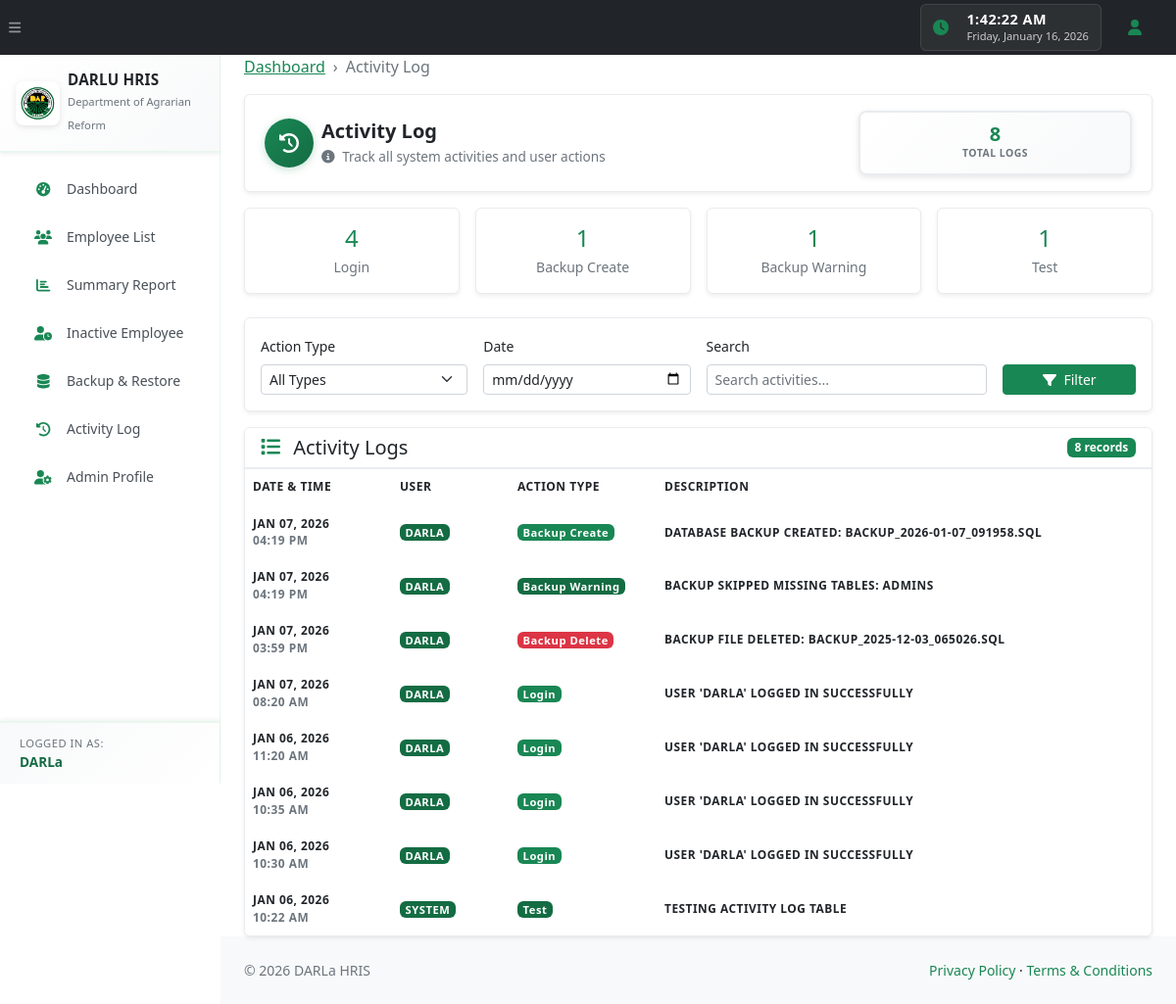
The page /activity_log.php (signed in) on the database as committed earlier.
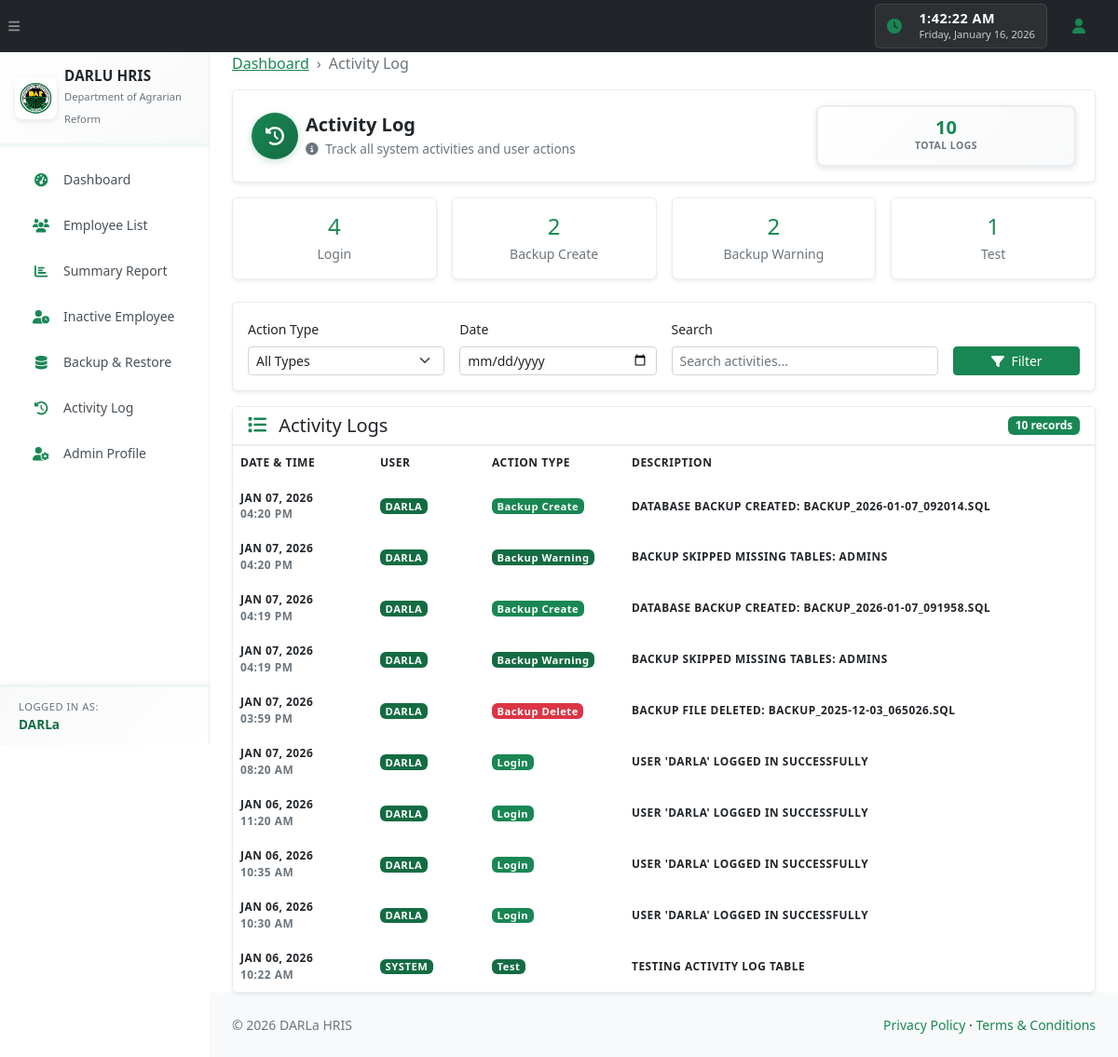
The same page on the database as committed later.
### tables this page shows
CREATE TABLE `activity_logs` (
  `id` int(10) unsigned NOT NULL AUTO_INCREMENT,
  `user_id` varchar(50) NOT NULL,
  `action_type` varchar(100) NOT NULL,
  `action_description` text NOT NULL,
  `table_name` varchar(100) DEFAULT NULL,
  `record_id` int(10) unsigned DEFAULT NULL,
  `ip_address` varchar(45) DEFAULT NULL,
  `user_agent` text DEFAULT NULL,
  `created_at` timestamp NOT NULL DEFAULT current_timestamp(),
  PRIMARY KEY (`id`),
  KEY `idx_user` (`user_id`),
  KEY `idx_action_type` (`action_type`),
  KEY `idx_created_at` (`created_at`),
  KEY `idx_table_record` (`table_name`,`record_id`)
);

### activity_log.php (the view, shortened to what this page needs)
<?php
require_once 'db.php';
try {
    $pdo->query("SELECT 1 FROM activity_logs LIMIT 1");
} catch (PDOException $e) {
    $pdo->exec("
        CREATE TABLE IF NOT EXISTS activity_logs (
            id INT UNSIGNED AUTO_INCREMENT PRIMARY KEY,
            user_id VARCHAR(50) NOT NULL,
            action_type VARCHAR(100) NOT NULL,
            action_description TEXT NOT NULL,
            table_name VARCHAR(100) DEFAULT NULL,
            record_id INT UNSIGNED DEFAULT NULL,
            user_agent TEXT DEFAULT NULL,
            created_at TIMESTAMP DEFAULT CURRENT_TIMESTAMP,
            INDEX idx_user (user_id),
            INDEX idx_action_type (action_type),
            INDEX idx_created_at (created_at),
            INDEX idx_table_record (table_name, record_id)
        )
    ");
}
$filterType = $_GET['type'] ?? 'all';
$filterDate = $_GET['date'] ?? '';
$searchQuery = $_GET['search'] ?? '';
$page = max(1, intval($_GET['page'] ?? 1));
$perPage = 50;
$offset = ($page - 1) * $perPage;
$whereConditions = [];
$whereClause = !empty($whereConditions) ? 'WHERE ' . implode(' AND ', $whereConditions) : '';
$countStmt = $pdo->prepare("SELECT COUNT(*) FROM activity_logs $whereClause");
$countStmt->execute();
$totalRecords = $countStmt->fetchColumn();
$stmt = $pdo->prepare("
    SELECT * FROM activity_logs
    $whereClause
    ORDER BY created_at DESC
    LIMIT :limit OFFSET :offset
");
$stmt->bindValue(':limit', $perPage, PDO::PARAM_INT);
$stmt->bindValue(':offset', $offset, PDO::PARAM_INT);
$stmt->execute();
$logs = $stmt->fetchAll();
$statsStmt = $pdo->query("
    SELECT
        action_type,
        COUNT(*) as count
    FROM activity_logs
    GROUP BY action_type
    ORDER BY count DESC
");
$stats = $statsStmt->fetchAll();
require_once 'header.php';
?>
<ol class="breadcrumb mb-3">
    <li class="breadcrumb-item"><a href="index.php">Dashboard</a></li>
    <li class="breadcrumb-item active">Activity Log</li>
</ol>
<div class="card border-0 shadow-sm mb-3 professional-header-card compact-header">
    <div class="card-body p-3">
        <div class="row align-items-center">
            <div class="col-md-8">
                <div class="d-flex align-items-center">
                    <div class="directory-avatar me-2">
                        <div class="avatar-circle compact-avatar">
                            <i class="fas fa-history"></i>
                        </div>
                    </div>
                    <div>
                        <h1 class="h4 mb-0 fw-bold text-dark">Activity Log</h1>
                        <p class="text-muted mb-0 small">
                            <i class="fas fa-info-circle me-1"></i>
                            Track all system activities and user actions
                        </p>
                    </div>
                </div>
            </div>
            <div class="col-md-4 text-md-end mt-2 mt-md-0">
                <div class="stat-box-compact">
                    <div class="stat-number-compact"><?= number_format($totalRecords) ?></div>
                    <div class="stat-label-compact">Total Logs</div>
                </div>
            </div>
        </div>
    </div>
</div>
<div class="row g-3 mb-4">
    <?php foreach (array_slice($stats, 0, 4) as $stat): ?>
        <div class="col-md-3">
            <div class="card border-0 shadow-sm">
                <div class="card-body text-center">
                    <div class="h4 mb-1 text-primary"><?= number_format($stat['count']) ?></div>
                    <div class="small text-muted text-capitalize"><?= htmlspecialchars(str_replace('_', ' ', $stat['action_type'])) ?></div>
                </div>
            </div>
        </div>
    <?php endforeach; ?>
</div>
<div class="card border-0 shadow-sm mb-3">
    <div class="card-body">
        <form method="get" class="row g-3">
            <div class="col-md-3">
                <label for="type" class="form-label small">Action Type</label>
                <select class="form-select form-select-sm" id="type" name="type">
                    <option value="all" <?= $filterType === 'all' ? 'selected' : '' ?>>All Types</option>
                </select>
            </div>
            <div class="col-md-3">
                <label for="date" class="form-label small">Date</label>
                <input type="date" class="form-control form-control-sm" id="date" name="date" value="<?= htmlspecialchars($filterDate) ?>">
            </div>
            <div class="col-md-4">
                <label for="search" class="form-label small">Search</label>
                <input type="text" class="form-control form-control-sm" id="search" name="search"
                       value="<?= htmlspecialchars($searchQuery) ?>" placeholder="Search activities...">
            </div>
            <div class="col-md-2 d-flex align-items-end">
                <button type="submit" class="btn btn-primary btn-sm w-100">
                    <i class="fas fa-filter me-1"></i> Filter
                </button>
            </div>
        </form>
    </div>
</div>
<div class="card border-0 shadow-sm">
    <div class="card-header bg-white border-bottom d-flex justify-content-between align-items-center">
        <h5 class="card-title mb-0">
            <i class="fas fa-list me-2 text-primary"></i>
            Activity Logs
        </h5>
        <span class="badge bg-primary"><?= number_format($totalRecords) ?> records</span>
    </div>
    <div class="card-body p-0">
        <?php if (empty($logs)): ?>
            <div class="text-center py-5">
                <i class="fas fa-inbox fa-3x text-muted mb-3 d-block"></i>
                <p class="text-muted mb-0">No activity logs found.</p>
            </div>
        <?php else: ?>
            <div class="table-responsive">
                <table class="employee-table">
                    <thead>
                    <tr>
                        <th style="width: 150px;">Date & Time</th>
                        <th style="width: 120px;">User</th>
                        <th style="width: 150px;">Action Type</th>
                        <th>Description</th>
                    </tr>
                    </thead>
                    <tbody>
                    <?php foreach ($logs as $log): ?>
                        <tr>
                            <td>
                                <div class="small">
                                    <div class="fw-bold"><?= date('M d, Y', strtotime($log['created_at'])) ?></div>
                                    <div class="text-muted"><?= date('h:i A', strtotime($log['created_at'])) ?></div>
                                </div>
                            </td>
                            <td>
                                <span class="badge bg-secondary"><?= htmlspecialchars($log['user_id']) ?></span>
                            </td>
                            <td>
                                <?php
                                $typeColors = [
                                    'login' => 'success',
                                    'logout' => 'secondary',
                                    'employee_create' => 'primary',
                                    'employee_update' => 'info',
                                    'employee_delete' => 'danger',
                                    'backup_create' => 'success',
                                    'backup_restore' => 'warning',
                                    'backup_delete' => 'danger',
                                    'event_create' => 'primary',
                                    'event_update' => 'info',
                                    'event_delete' => 'danger',
                                    'profile_update' => 'info',
                                    'password_change' => 'warning'
                                ];
                                $color = $typeColors[$log['action_type']] ?? 'secondary';
                                ?>
                                <span class="badge bg-<?= $color ?> text-capitalize">
                                    <?= htmlspecialchars(str_replace('_', ' ', $log['action_type'])) ?>
                                </span>
                            </td>
                            <td>
                                <div class="small">
                                    <?= htmlspecialchars($log['action_description']) ?>
                                </div>
                            </td>
                        </tr>
                    <?php endforeach; ?>
                    </tbody>
                </table>
            </div>
        <?php endif; ?>
    </div>
</div>
<?php
require_once 'footer.php';
?>

### header.php (shortened to what this page needs)
<?php
$adminUsername = $_SESSION['admin_username'] ?? 'Admin';
?>
<!DOCTYPE html>
<html lang="en">
<head>
    <link href="https://cdn.jsdelivr.net/npm/bootstrap@5.3.3/dist/css/bootstrap.min.css" rel="stylesheet">
    <link rel="stylesheet" href="css/employee.css">
    <link href="https://cdn.jsdelivr.net/npm/simple-datatables@7.1.2/dist/style.min.css" rel="stylesheet">
    <link href="startbootstrap-sb-admin-gh-pages/css/styles.css" rel="stylesheet">
    <link rel="stylesheet" href="css/employee.css">
</head>
<body class="sb-nav-fixed">
<nav class="sb-topnav navbar navbar-expand navbar-dark bg-dark">
    <button class="btn btn-link btn-sm order-1 order-lg-0 me-4 me-lg-0" id="sidebarToggle" href="#!">
        <i class="fas fa-bars"></i>
    </button>
    <div class="ms-auto me-3 d-none d-md-flex align-items-center">
        <div class="system-clock-wrapper">
            <i class="fas fa-clock me-2 text-success"></i>
            <div class="clock-display">
                <div class="clock-time" id="current-time">--:--:-- --</div>
                <div class="clock-date" id="current-date">-- --, ----</div>
            </div>
        </div>
    </div>
    <ul class="navbar-nav ms-auto ms-md-0 me-3 me-lg-4">
        <li class="nav-item dropdown">
            <a class="nav-link" id="navbarDropdown" href="#" role="button"
               data-bs-toggle="dropdown" aria-expanded="false">
                <i class="fas fa-user fa-fw"></i>
            </a>
        </li>
    </ul>
</nav>
<div id="layoutSidenav">
    <div id="layoutSidenav_nav">
        <nav class="sb-sidenav accordion sb-sidenav-light" id="sidenavAccordion">
            <div class="sb-sidenav-brand">
                <div class="d-flex align-items-center px-3 py-3">
                    <img src="BG-DAR1-removebg-preview.png" alt="DAR Logo" class="sidebar-logo me-2">
                    <div>
                        <div class="fw-bold text-dark">DARLU HRIS</div>
                        <small class="text-muted">Department of Agrarian Reform</small>
                    </div>
                </div>
            </div>
            <div class="sb-sidenav-menu">
                <div class="nav">
                    <a class="nav-link" href="index.php">
                        <div class="sb-nav-link-icon"><i class="fas fa-tachometer-alt"></i></div>
                        Dashboard
                    </a>
                    <a class="nav-link" href="employee_directory.php">
                        <div class="sb-nav-link-icon"><i class="fas fa-users"></i></div>
                        Employee List
                    </a>
                    <a class="nav-link" href="employee_summary_report.php">
                        <div class="sb-nav-link-icon"><i class="fas fa-chart-bar"></i></div>
                        Summary Report
                    </a>
                    <a class="nav-link" href="retired_employees.php">
                        <div class="sb-nav-link-icon"><i class="fas fa-user-clock"></i></div>
                        Inactive Employee
                    </a>
                    <a class="nav-link" href="backup_restore.php">
                        <div class="sb-nav-link-icon"><i class="fas fa-database"></i></div>
                        Backup &amp; Restore
                    </a>
                    <a class="nav-link" href="activity_log.php">
                        <div class="sb-nav-link-icon"><i class="fas fa-history"></i></div>
                        Activity Log
                    </a>
                    <a class="nav-link" href="admin_profile.php">
                        <div class="sb-nav-link-icon"><i class="fas fa-user-cog"></i></div>
                        Admin Profile
                    </a>
                </div>
            </div>
            <div class="sb-sidenav-footer">
                <div class="small text-muted mb-1">Logged in as:</div>
                <div class="fw-bold text-dark"><?= htmlspecialchars($adminUsername) ?></div>
            </div>
        </nav>
    </div>
    <div id="layoutSidenav_content">
        <main>
            <div class="container-fluid px-4">

### footer.php (shortened to what this page needs)
            </div>
        </main>
        <footer class="py-4 bg-light mt-auto">
            <div class="container-fluid px-4">
                <div class="d-flex align-items-center justify-content-between small">
                    <div class="text-muted">&copy; <?= date('Y') ?> DARLa HRIS</div>
                    <div>
                        <a href="privacy_policy.php" class="text-decoration-none">Privacy Policy</a>
                        &middot;
                        <a href="terms_conditions.php" class="text-decoration-none">Terms &amp; Conditions</a>
                    </div>
                </div>
            </div>
        </footer>
    </div>
</div>
</body>
</html>

Rows that differ between the two databases and show on the page:
added activity_logs: created_at "JAN 07, 2026", created_at "04:20 PM", user "DARLA", action_type "Backup Create", action_description "DATABASE BACKUP CREATED: BACKUP_2026-01-07_092014.SQL"
added activity_logs: created_at "JAN 07, 2026", created_at "04:20 PM", user "DARLA", action_type "Backup Warning", action_description "BACKUP SKIPPED MISSING TABLES: ADMINS"
Other text that changed with them:
$totalRecords: "8" → "10"
new list line: "2 Backup Create"
new list line: "2 Backup Warning"
list line gone: "1 Backup Create"
list line gone: "1 Backup Warning"
